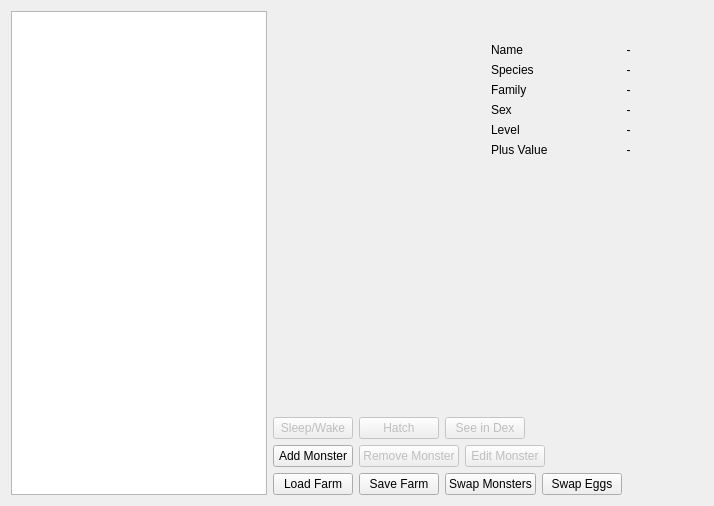
      <widget class="QWidget" name="farm">
       <property name="enabled">
        <bool>true</bool>
       </property>
       <attribute name="title">
        <string>Farm</string>
       </attribute>
       <layout class="QGridLayout" name="gridLayout_2">
        <item row="0" column="0" rowspan="4">
         <widget class="QListWidget" name="monster_list">
          <property name="sizePolicy">
           <sizepolicy hsizetype="Fixed" vsizetype="Expanding">
            <horstretch>0</horstretch>
            <verstretch>0</verstretch>
           </sizepolicy>
          </property>
         </widget>
        </item>
        <item row="0" column="2">
         <spacer name="verticalSpacer_5">
          <property name="orientation">
           <enum>Qt::Vertical</enum>
          </property>
          <property name="sizeHint" stdset="0">
           <size>
            <width>20</width>
            <height>26</height>
           </size>
          </property>
         </spacer>
        </item>
        <item row="1" column="1" colspan="4">
         <layout class="QHBoxLayout" name="horizontalLayout_6">
          <item>
           <widget class="QLabel" name="sprite">
            <property name="text">
             <string/>
            </property>
            <property name="alignment">
             <set>Qt::AlignCenter</set>
            </property>
           </widget>
          </item>
          <item>
           <layout class="QFormLayout" name="formLayout_4">
            <item row="0" column="0">
             <widget class="QLabel" name="name_label">
              <property name="text">
               <string>Name</string>
              </property>
             </widget>
            </item>
            <item row="0" column="1">
             <widget class="QLabel" name="name">
              <property name="text">
               <string>-</string>
              </property>
              <property name="alignment">
               <set>Qt::AlignCenter</set>
              </property>
             </widget>
            </item>
            <item row="1" column="0">
             <widget class="QLabel" name="species_label">
              <property name="text">
               <string>Species</string>
              </property>
             </widget>
            </item>
            <item row="1" column="1">
             <widget class="QLabel" name="species">
              <property name="text">
               <string>-</string>
              </property>
              <property name="alignment">
               <set>Qt::AlignCenter</set>
              </property>
             </widget>
            </item>
            <item row="2" column="0">
             <widget class="QLabel" name="family_label">
              <property name="text">
               <string>Family</string>
              </property>
             </widget>
            </item>
            <item row="2" column="1">
             <widget class="QLabel" name="family">
              <property name="text">
               <string>-</string>
              </property>
              <property name="alignment">
               <set>Qt::AlignCenter</set>
              </property>
             </widget>
            </item>
            <item row="3" column="0">
             <widget class="QLabel" name="sex_label">
              <property name="text">
               <string>Sex</string>
              </property>
             </widget>
            </item>
            <item row="3" column="1">
             <widget class="QLabel" name="sex">
              <property name="text">
               <string>-</string>
              </property>
              <property name="alignment">
               <set>Qt::AlignCenter</set>
              </property>
             </widget>
            </item>
            <item row="4" column="0">
             <widget class="QLabel" name="level_label">
              <property name="text">
               <string>Level</string>
              </property>
             </widget>
            </item>
            <item row="4" column="1">
             <widget class="QLabel" name="level">
              <property name="frameShape">
               <enum>QFrame::NoFrame</enum>
              </property>
              <property name="frameShadow">
               <enum>QFrame::Plain</enum>
              </property>
              <property name="text">
               <string>-</string>
              </property>
              <property name="alignment">
               <set>Qt::AlignCenter</set>
              </property>
             </widget>
            </item>
            <item row="5" column="0">
             <widget class="QLabel" name="plus_value_label">
              <property name="text">
               <string>Plus Value</string>
              </property>
             </widget>
            </item>
            <item row="5" column="1">
             <widget class="QLabel" name="plus">
              <property name="text">
               <string>-</string>
              </property>
              <property name="alignment">
               <set>Qt::AlignCenter</set>
              </property>
             </widget>
            </item>
           </layout>
          </item>
         </layout>
        </item>
        <item row="2" column="3">
         <spacer name="verticalSpacer_2">
          <property name="orientation">
           <enum>Qt::Vertical</enum>
          </property>
          <property name="sizeHint" stdset="0">
           <size>
            <width>20</width>
            <height>248</height>
           </size>
          </property>
         </spacer>
        </item>
        <item row="3" column="1" colspan="4">
         <layout class="QVBoxLayout" name="verticalLayout_5">
          <item>
           <layout class="QHBoxLayout" name="horizontalLayout_3">
            <item>
             <widget class="QPushButton" name="sleep_wake_button">
              <property name="enabled">
               <bool>false</bool>
              </property>
              <property name="sizePolicy">
               <sizepolicy hsizetype="Fixed" vsizetype="Fixed">
                <horstretch>0</horstretch>
                <verstretch>0</verstretch>
               </sizepolicy>
              </property>
              <property name="text">
               <string>Sleep/Wake</string>
              </property>
             </widget>
            </item>
            <item>
             <widget class="QPushButton" name="hatch_button">
              <property name="enabled">
               <bool>false</bool>
              </property>
              <property name="sizePolicy">
               <sizepolicy hsizetype="Fixed" vsizetype="Fixed">
                <horstretch>0</horstretch>
                <verstretch>0</verstretch>
               </sizepolicy>
              </property>
              <property name="text">
               <string>Hatch</string>
              </property>
             </widget>
            </item>
            <item>
             <widget class="QPushButton" name="see_in_dex_button">
              <property name="enabled">
               <bool>false</bool>
              </property>
              <property name="sizePolicy">
               <sizepolicy hsizetype="Fixed" vsizetype="Fixed">
                <horstretch>0</horstretch>
                <verstretch>0</verstretch>
               </sizepolicy>
              </property>
              <property name="text">
               <string>See in Dex</string>
              </property>
             </widget>
            </item>
            <item>
             <spacer name="horizontalSpacer_3">
              <property name="orientation">
               <enum>Qt::Horizontal</enum>
              </property>
              <property name="sizeType">
               <enum>QSizePolicy::Expanding</enum>
              </property>
              <property name="sizeHint" stdset="0">
               <size>
                <width>178</width>
                <height>17</height>
               </size>
              </property>
             </spacer>
            </item>
           </layout>
          </item>
          <item>
           <layout class="QHBoxLayout" name="horizontalLayout_4">
            <item>
             <widget class="QPushButton" name="add_monster_button">
              <property name="sizePolicy">
               <sizepolicy hsizetype="Fixed" vsizetype="Fixed">
                <horstretch>0</horstretch>
                <verstretch>0</verstretch>
               </sizepolicy>
              </property>
              <property name="text">
               <string>Add Monster</string>
              </property>
             </widget>
            </item>
            <item>
             <widget class="QPushButton" name="remove_monster_button">
              <property name="enabled">
               <bool>false</bool>
              </property>
              <property name="sizePolicy">
               <sizepolicy hsizetype="Fixed" vsizetype="Fixed">
                <horstretch>0</horstretch>
                <verstretch>0</verstretch>
               </sizepolicy>
              </property>
              <property name="text">
               <string>Remove Monster</string>
              </property>
             </widget>
            </item>
            <item>
             <widget class="QPushButton" name="edit_monster_button">
              <property name="enabled">
               <bool>false</bool>
              </property>
              <property name="sizePolicy">
               <sizepolicy hsizetype="Fixed" vsizetype="Fixed">
                <horstretch>0</horstretch>
                <verstretch>0</verstretch>
               </sizepolicy>
              </property>
              <property name="text">
               <string>Edit Monster</string>
              </property>
             </widget>
            </item>
            <item>
             <spacer name="horizontalSpacer">
              <property name="orientation">
               <enum>Qt::Horizontal</enum>
              </property>
              <property name="sizeType">
               <enum>QSizePolicy::Expanding</enum>
              </property>
              <property name="sizeHint" stdset="0">
               <size>
                <width>118</width>
                <height>17</height>
               </size>
              </property>
             </spacer>
            </item>
           </layout>
          </item>
          <item>
           <layout class="QHBoxLayout" name="horizontalLayout_5">
            <item>
             <widget class="QPushButton" name="load_farm_button">
              <property name="sizePolicy">
               <sizepolicy hsizetype="Fixed" vsizetype="Fixed">
                <horstretch>0</horstretch>
                <verstretch>0</verstretch>
               </sizepolicy>
              </property>
              <property name="text">
               <string>Load Farm</string>
              </property>
             </widget>
            </item>
            <item>
             <widget class="QPushButton" name="save_farm_button">
              <property name="sizePolicy">
               <sizepolicy hsizetype="Fixed" vsizetype="Fixed">
                <horstretch>0</horstretch>
                <verstretch>0</verstretch>
               </sizepolicy>
              </property>
              <property name="text">
               <string>Save Farm</string>
              </property>
             </widget>
            </item>
            <item>
             <widget class="QPushButton" name="swap_monsters_button">
              <property name="sizePolicy">
               <sizepolicy hsizetype="Fixed" vsizetype="Fixed">
                <horstretch>0</horstretch>
                <verstretch>0</verstretch>
               </sizepolicy>
              </property>
              <property name="text">
               <string>Swap Monsters</string>
              </property>
             </widget>
            </item>
            <item>
             <widget class="QPushButton" name="swap_eggs_button">
              <property name="sizePolicy">
               <sizepolicy hsizetype="Fixed" vsizetype="Fixed">
                <horstretch>0</horstretch>
                <verstretch>0</verstretch>
               </sizepolicy>
              </property>
              <property name="text">
               <string>Swap Eggs</string>
              </property>
             </widget>
            </item>
            <item>
             <spacer name="horizontalSpacer_2">
              <property name="orientation">
               <enum>Qt::Horizontal</enum>
              </property>
              <property name="sizeType">
               <enum>QSizePolicy::Expanding</enum>
              </property>
              <property name="sizeHint" stdset="0">
               <size>
                <width>78</width>
                <height>20</height>
               </size>
              </property>
             </spacer>
            </item>
           </layout>
          </item>
         </layout>
        </item>
       </layout>
      </widget>
